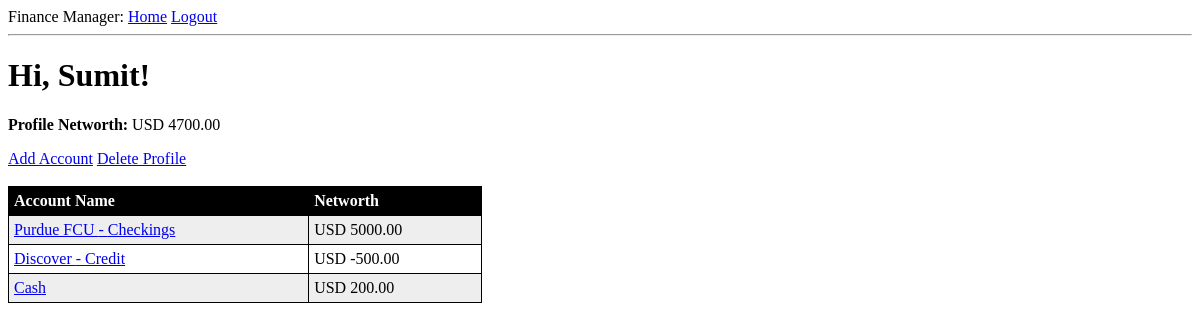
The app's page /profile (signed in), older data.
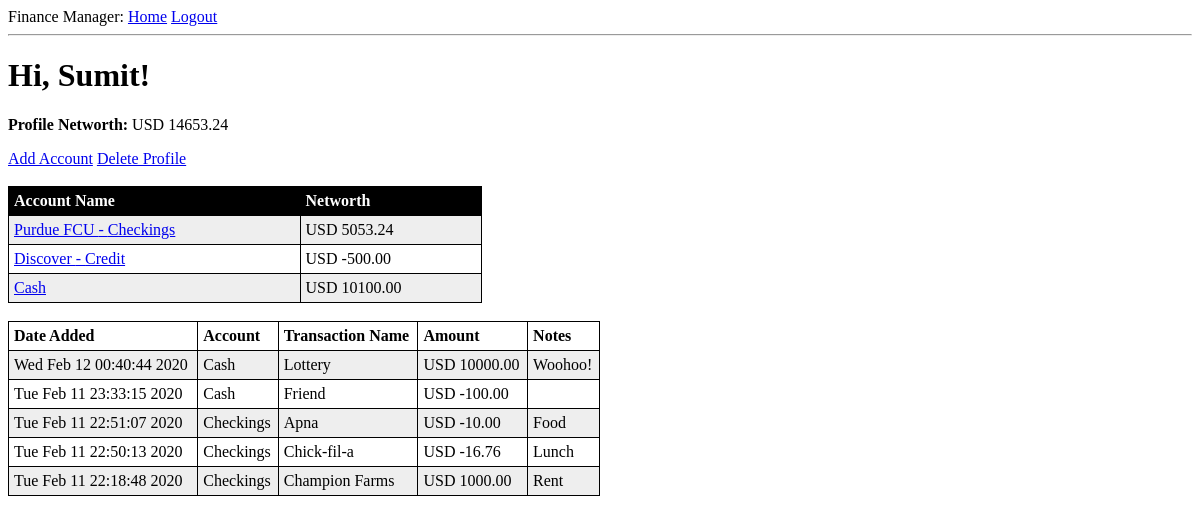
The same page, newer data.
### app/models.py (models this page shows, shortened)
class User(UserMixin, db.Model):
	user_id		= db.Column(db.Integer, primary_key=True)
	first_name 	= db.Column(db.String(32), index=True)
	last_name 	= db.Column(db.String(32), index=True)
	email 		= db.Column(db.String(120), index=True, unique=True)
	password_hash = db.Column(db.String(128))
	last_seen 	= db.Column(db.DateTime, default=datetime.utcnow)
	networth 	= db.Column(db.Numeric(scale=2), nullable=True, default=0)
	accounts = db.relationship('Account', backref='owner', \
		cascade='all, delete-orphan', lazy='dynamic')
	transaction_history = db.relationship('Transaction', backref='owner', \
	 	cascade='all, delete-orphan', lazy='dynamic')
	categories = db.relationship('Category', backref='owner', \
	 	cascade='all, delete-orphan', lazy='dynamic')
	def get_networth(self):
		networth = 0
		for account in self.accounts.all():
			networth = networth + account.account_networth
		return networth

class Account(db.Model):
	account_id		= db.Column(db.Integer, primary_key=True)
	user_id			= db.Column(db.Integer, db.ForeignKey('user.user_id'))
	account_name 	= db.Column(db.String(64))
	account_networth = db.Column(db.Numeric(scale=2), nullable=True, default=0)
	date_added 		= db.Column(db.DateTime, default=datetime.utcnow)
	date_modified 	= db.Column(db.DateTime, default=datetime.utcnow)
	institution 	= db.Column(db.String(64), nullable=True)
	transaction_history = db.relationship('Transaction', backref='account', \
	 	cascade='all, delete-orphan', lazy='dynamic')

class Transaction(db.Model):
	transaction_id	= db.Column(db.Integer, primary_key=True)
	user_id			= db.Column(db.Integer, db.ForeignKey('user.user_id'))
	account_id		= db.Column(db.Integer, db.ForeignKey('account.account_id'))
	category_id 	= db.Column(db.Integer, db.ForeignKey('category.category_id'))
	transaction_name = db.Column(db.String(40))
	amount			= db.Column(db.Numeric(scale=2))
	timestamp		= db.Column(db.DateTime, default=datetime.utcnow)
	recurring		= db.Column(db.Boolean, default=False)
	recurring_delay = db.Column(db.Interval, nullable=True, default=None)
	recurring_enddate = db.Column(db.DateTime, nullable=True)
	note 			= db.Column(db.String(120), nullable=True)
	delete_allowed	= db.Column(db.Boolean, default=True)

### app/main/routes.py (the view)
@bp.route('/profile')
@login_required
def profile():
	accounts = current_user.accounts.all()
	current_user.networth = current_user.get_networth()
	db.session.commit()
	transactions = get_transaction_account_array(current_user)
	return render_template('main/user.html', user=current_user, accounts=accounts, transactions=transactions)

### app/main/routes.py (called while the page is built)
@bp.before_app_request
def before_request():
	if current_user.is_authenticated:
		session.permanent = True
		current_user.last_seen = datetime.utcnow()
		db.session.commit()

def get_transaction_account_array(user):
	trans_with_accounts = []
	for transaction in user.transaction_history.order_by(Transaction.timestamp.desc()):
		account = Account.query.get(transaction.account_id)
		trans_with_accounts.append({'t': transaction, 'account_name': account.account_name})
	return trans_with_accounts

### app/models.py (called while the page is built)
@login.user_loader
def load_user(user_id):
	return User.query.get(int(user_id))

### app/templates/main/user.html (shortened to what this page needs)
{% extends "base.html" %}
{% block content %}
	<h1>Hi, {{ user.first_name }}!</h1>
	<p><b>Profile Networth: </b>USD {{ user.networth }}</p>
	<div>
		<a href="{{ url_for('main.add_account') }}">Add Account</a>
		<a href="{{ url_for('main.delete_user') }}">Delete Profile</a>
	</div><br>
	{% if accounts != [] %}
		<table id="accounts_table" style="width:40%">
			<tr>
				<th>Account Name</th>
				<th>Networth</th>
			</tr>
			{% for account in accounts %}
				<tr>
					<td>
						<a href="{{ url_for('main.account', account_id=account.account_id) }}">{% if account.institution %}{{ account.institution }} - {% endif %}{{ account.account_name }}</a></td>
					<td>USD {{ account.account_networth }}</td>
				</tr>
			{% endfor %}
		</table><br>
		{% if transactions|length > 0 %}
			<table style="width:50%">
				<tr>
					<th>Date Added</th>
					<th>Account</th>
					<th>Transaction Name</th>
					<th>Amount</th>
					<th>Notes</th>
				</tr>
				{% for transaction in transactions %}
					<tr>
						<td>{{ transaction.t.timestamp.ctime() }}</td>
						<td> {{ transaction.account_name }} </td>
						<td>{{ transaction.t.transaction_name }}</td>
						<td>USD {{ transaction.t.amount }}</td>
						<td>{{ transaction.t.note }}</td>
					</tr>
				{% endfor %}
			</table>
		{% endif %}
	{% endif %}
{% endblock %}

### app/templates/base.html (shortened to what this page needs)
<html>
    <head>
    </head>
    <body>
        <div>Finance Manager:
            {% if current_user.is_anonymous %}
                <a href="{{ url_for('auth.login') }}">Login</a>
                <a href="{{ url_for('auth.register') }}">Register</a>
            {% else %}
                <a href="{{ url_for('main.profile') }}">Home</a>
                <a href="{{ url_for('auth.logout') }}">Logout</a>
            {% endif %}
        </div>
        <hr>
        {% block content %}{% endblock %}
    </body>
</html>

### app/templates/main/user.html (style rules this page uses)
table#accounts_table table, th, td { border: 1px solid black; border-collapse: collapse; }
table, th, td { border: 0.25px solid black; border-collapse: collapse; }
th, td { padding: 5px; text-align: left; }
tr:nth-child(even) { background-color: #eee; }
tr:nth-child(odd) { background-color: #fff; }
table#accounts_table th { background-color: black; color: white; }

Row changes from the older to the newer data that the page shows:
changed User "Sumit": networth "4700.00" → "14653.24"
now on one of the page's lists (row edited): Account: t.timestamp.ctime "Tue Feb 11 22:51:07 2020", account_name "Checkings", t.transaction_name "Apna", t.amount "-10.00", t.note "Food", t.timestamp.ctime "Tue Feb 11 22:50:13 2020", t.transaction_name "Chick-fil-a", t.amount "-16.76", t.note "Lunch", t.timestamp.ctime "Tue Feb 11 22:18:48 2020", t.transaction_name "Champion Farms", t.amount "1000.00", t.note "Rent"
changed Account "Purdue FCU": account_networth "5000.00" → "5053.24"
now on one of the page's lists (row edited): Account: t.timestamp.ctime "Wed Feb 12 00:40:44 2020", account_name "Cash", t.transaction_name "Lottery", t.amount "10000.00", t.note "Woohoo!", t.timestamp.ctime "Tue Feb 11 23:33:15 2020", t.transaction_name "Friend", t.amount "-100.00"
changed Account "Cash": account_networth "200.00" → "10100.00"
Text that changed along with them:
text now shown: "Date Added Account Transaction Name Amount Notes"
